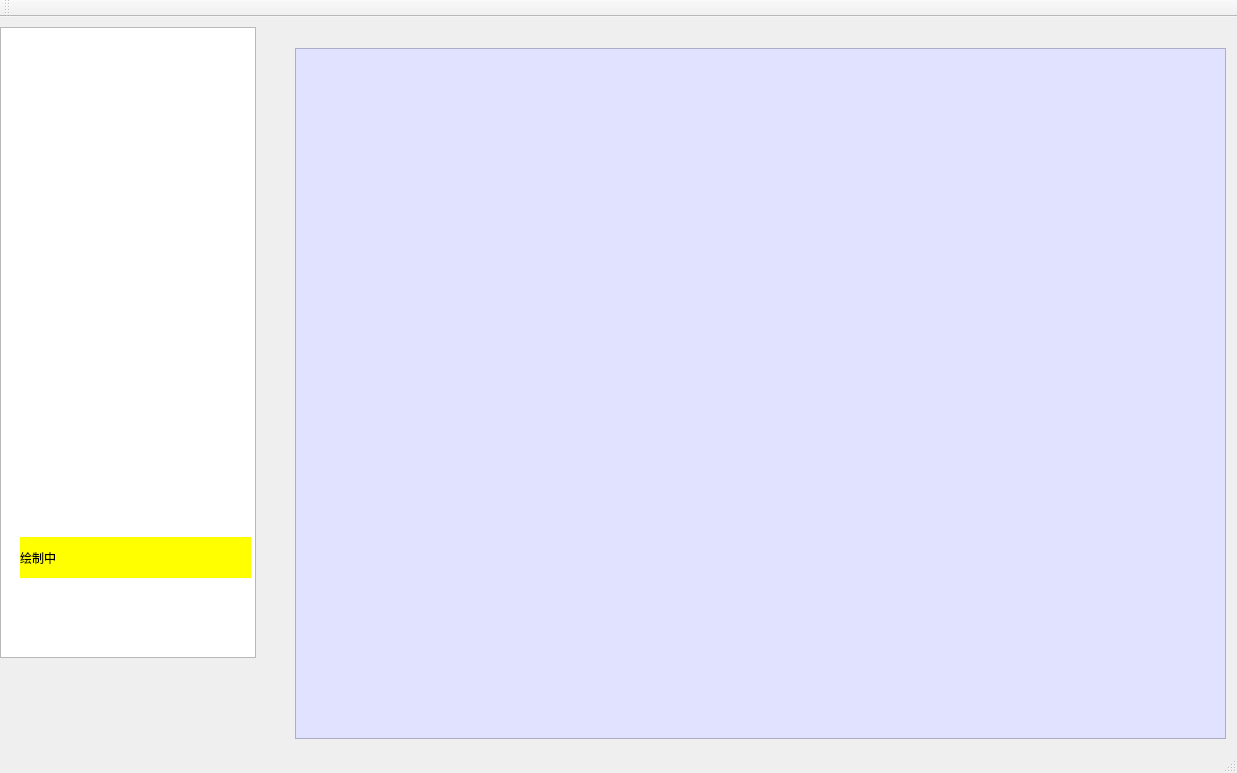
<?xml version="1.0" encoding="UTF-8"?>
<ui version="4.0">
 <class>IMGProClass</class>
 <widget class="QMainWindow" name="IMGProClass">
  <property name="geometry">
   <rect>
    <x>0</x>
    <y>0</y>
    <width>1237</width>
    <height>773</height>
   </rect>
  </property>
  <property name="windowTitle">
   <string>测试</string>
  </property>
  <widget class="QWidget" name="centralWidget">
   <widget class="QTreeView" name="treeView">
    <property name="geometry">
     <rect>
      <x>0</x>
      <y>10</y>
      <width>256</width>
      <height>631</height>
     </rect>
    </property>
   </widget>
   <widget class="QGraphicsView" name="graphicsView">
    <property name="geometry">
     <rect>
      <x>295</x>
      <y>31</y>
      <width>931</width>
      <height>691</height>
     </rect>
    </property>
    <property name="styleSheet">
     <string notr="true">background-color: rgb(224, 226, 255);</string>
    </property>
   </widget>
   <widget class="QLabel" name="label">
    <property name="geometry">
     <rect>
      <x>20</x>
      <y>520</y>
      <width>231</width>
      <height>41</height>
     </rect>
    </property>
    <property name="styleSheet">
     <string notr="true">font: 16pt &quot;等线&quot;;
background-color: rgb(255, 255, 0);</string>
    </property>
    <property name="text">
     <string>绘制中</string>
    </property>
   </widget>
  </widget>
  <widget class="QMenuBar" name="menuBar">
   <property name="geometry">
    <rect>
     <x>0</x>
     <y>0</y>
     <width>1237</width>
     <height>26</height>
    </rect>
   </property>
  </widget>
  <widget class="QToolBar" name="mainToolBar">
   <attribute name="toolBarArea">
    <enum>TopToolBarArea</enum>
   </attribute>
   <attribute name="toolBarBreak">
    <bool>false</bool>
   </attribute>
  </widget>
  <widget class="QStatusBar" name="statusBar"/>
 </widget>
 <layoutdefault spacing="6" margin="11"/>
 <tabstops>
  <tabstop>treeView</tabstop>
 </tabstops>
 <resources>
  <include location="IMGPro.qrc"/>
 </resources>
 <connections/>
</ui>
